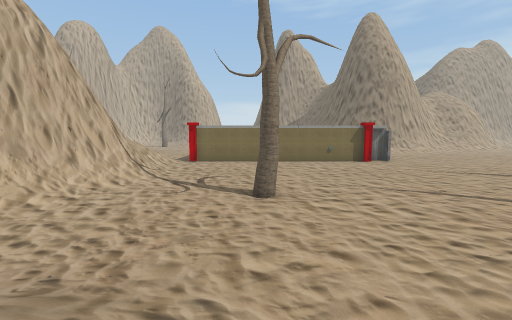
[1] (above)

24 first-person views from a walk through a Unity game level. The camera is 1.5 m above the floor, tilts 6° down and sees 90° across. The floor is counted in squares, 2 m on a side. Each view is taken from the middle of a square. On the plan, view 1 faces up. The plan holds only what a view shows up to about 9 squares ahead; the rest is blank. The place goes on beyond the plan. The player is left out.

[2]
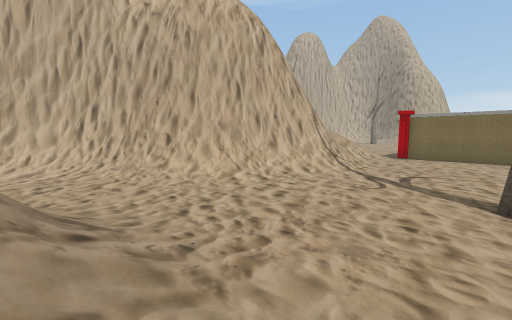

[3]
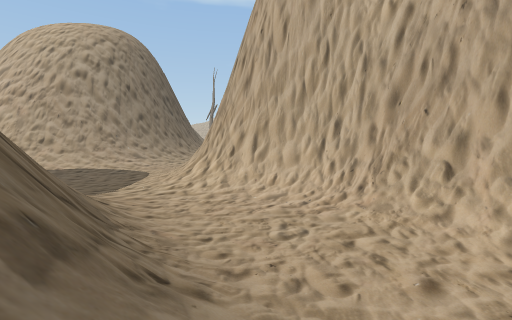

[4]
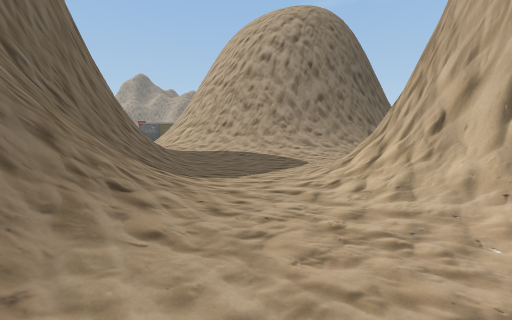

[5]
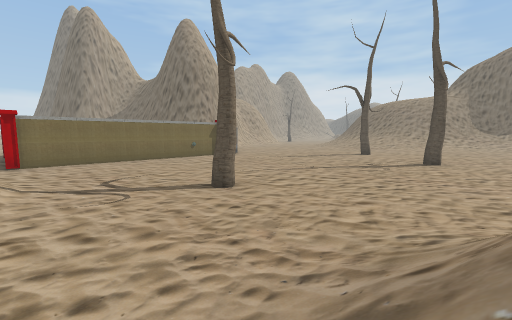

[6]
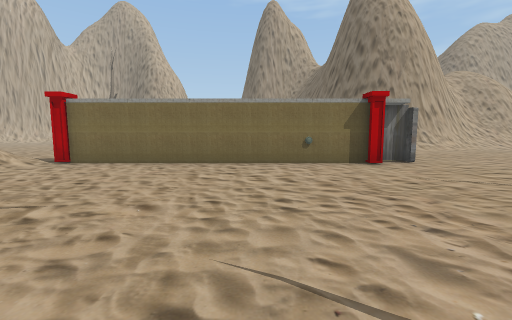

[7]
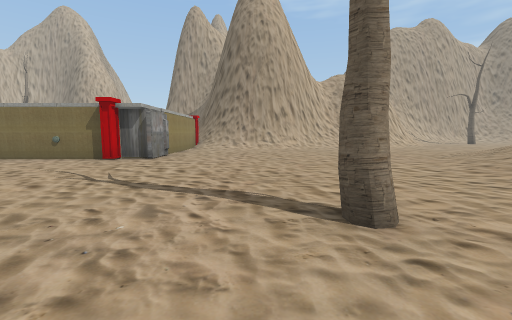

[8]
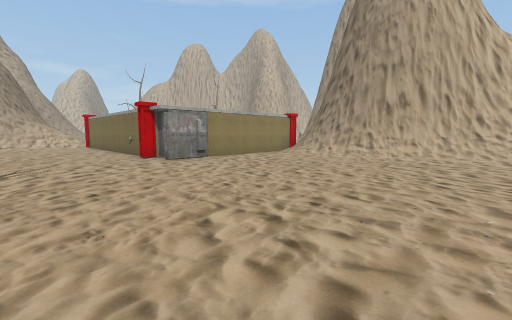

[9]
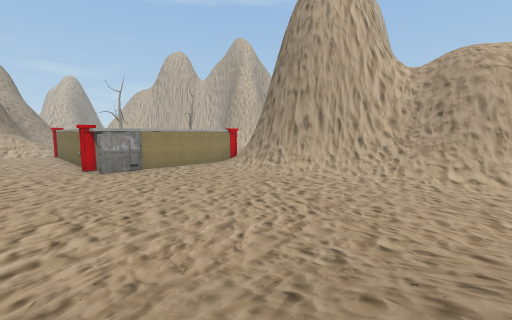

[10]
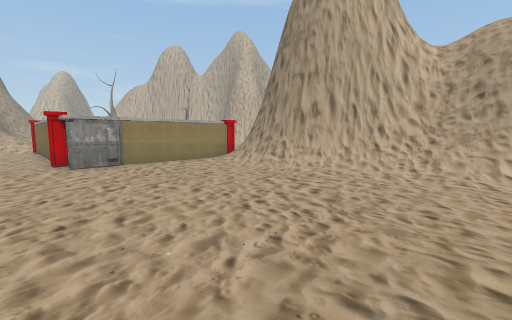

[11]
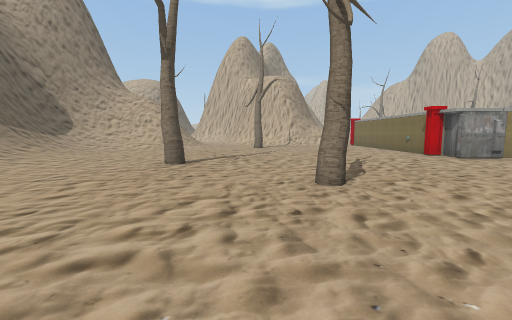

[12]
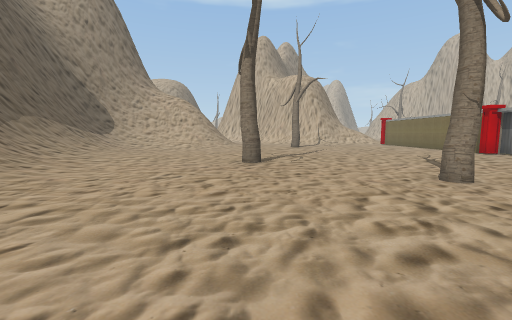

[13]
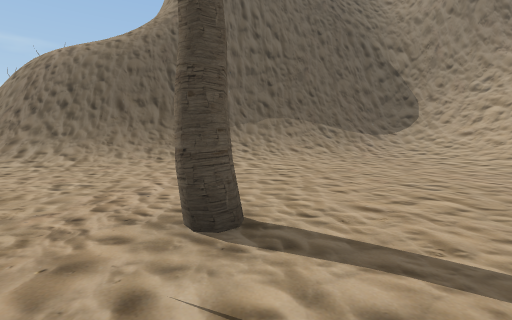

[14]
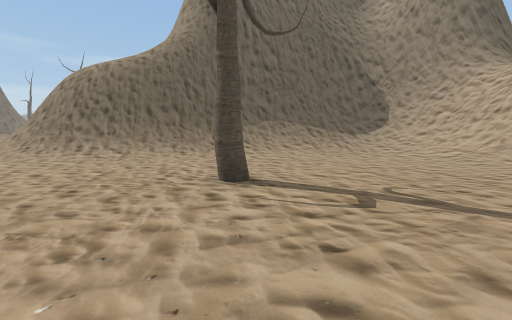

[15]
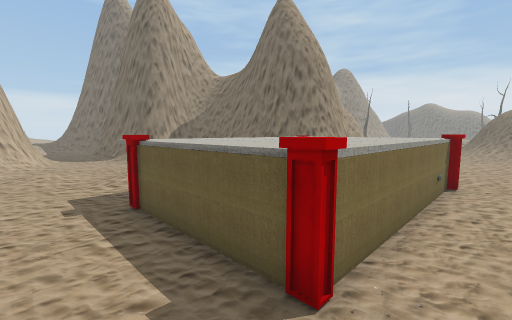

[16]
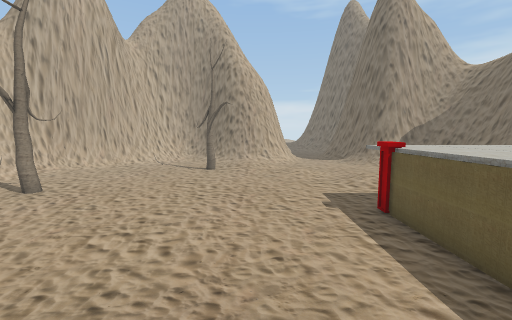

[17]
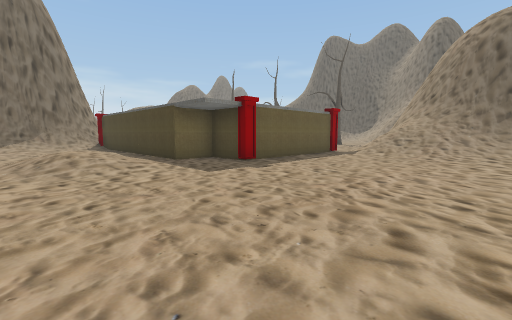

[18]
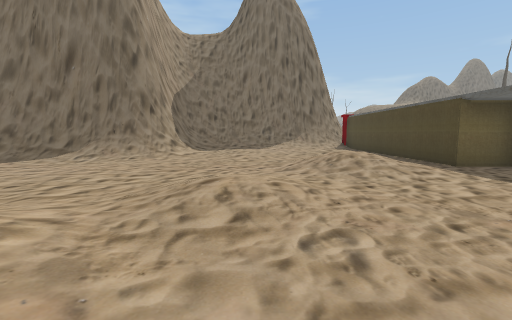

[19]
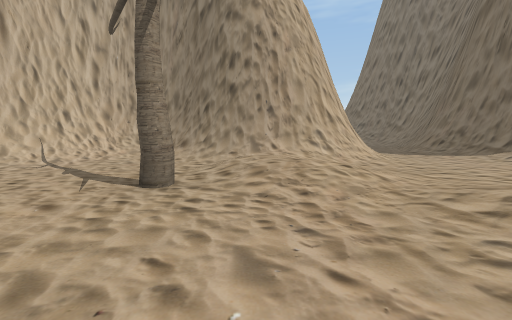

[20]
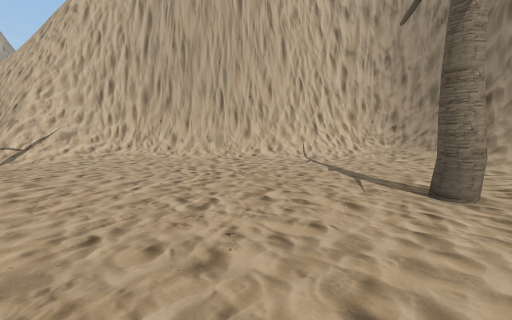

[21]
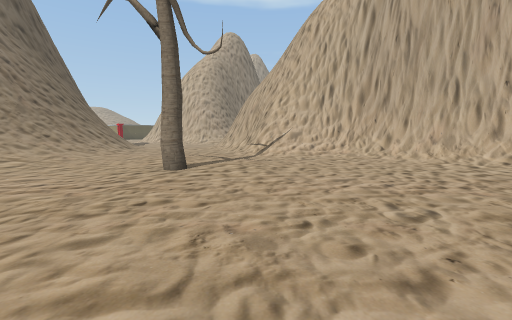

[22]
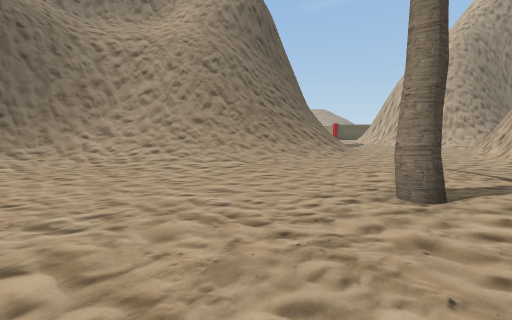

[23]
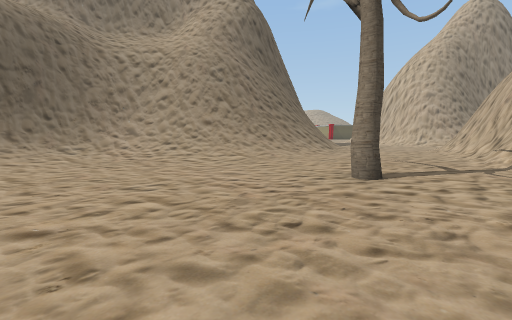

[24]
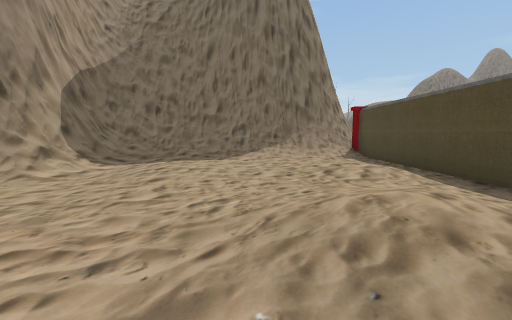

### Floor plan
Key: @ floor where view 1 was taken; # wall or solid block; . main floor; : floor 0.25 m higher than the main floor; + floor 0.5 m higher than the main floor; * floor 8 m higher than the main floor; / step, stairs or slope; = window, fence, low wall or low ledge; v drop or lower ground; T tree; P pillar.
Columns run from 19 left of view 1 to 16 right of it. Each row starts with its distance up from view 1.
 29        ####      ./#
 28       ##//##  ##/./#
 27      ##/../#####...##
 26     ##/.....///..../##
 25    ##/......++....../###
 24   ##/......T/+:......:/##
 23   #/.........:.:.....::/#
 22   #............+:....::/#
 21  ##...............:..../#      #*///
 20 ###............../+:.:.:##     #=vvv
 19 /................/+:.::./#     ###v#
 18 ......T................../    ###=##
 17  .................# ### #P  ###////.
 16 ................P##        ///......
 15 .//:............#         ..........
 14  /////..........#        #..........
 13   ###//:........#        #..........
 12    ###///::+///.##########........./
 11      #####//////P.......P.........//
 10         #####///.................://
  9             #  =.................: /
  8                #/................
  7                #/................
  6               ##.............T...
  5               #/...T..............
  4             ###..................
  3            ##//...........T.......
  2            #/....................
  1           ##....////.............
  0          ##/../##  @:.............
 -1          #/..//#  #//........//////
 -2         ....:/##  #///..::///=####/
 -3      ##/....//#   ##///////#######
 -4       ##/..:/##   ##########
 -5        ##/./##
 -6         #/: #
 -7         #/+
 -8         #

Where each view was taken, in squares from view 1:
view 1: 0 up, 0 right, facing up
view 2: 1 up, 0 right, facing up-left
view 3: 1 up, 2 left, facing left
view 4: 1 up, 5 left, facing down-left
view 5: 1 up, 3 left, facing up-right
view 6: 5 up, 2 right, facing up
view 7: 4 up, 9 right, facing up
view 8: 8 up, 13 right, facing up-left
view 9: 9 up, 16 right, facing up-left
view 10: 10 up, 15 right, facing up-left
view 11: 5 up, 14 right, facing left
view 12: 3 up, 14 right, facing left
view 13: 5 up, 7 right, facing down
view 14: 7 up, 7 right, facing down
view 15: 10 up, 5 left, facing up-right
view 16: 10 up, 6 left, facing up
view 17: 21 up, 8 left, facing down-right
view 18: 22 up, 7 left, facing right
view 19: 20 up, 7 left, facing up
view 20: 20 up, 8 left, facing up-left
view 21: 20 up, 8 left, facing left
view 22: 19 up, 10 left, facing down-left
view 23: 20 up, 9 left, facing down-left
view 24: 21 up, 3 left, facing right
